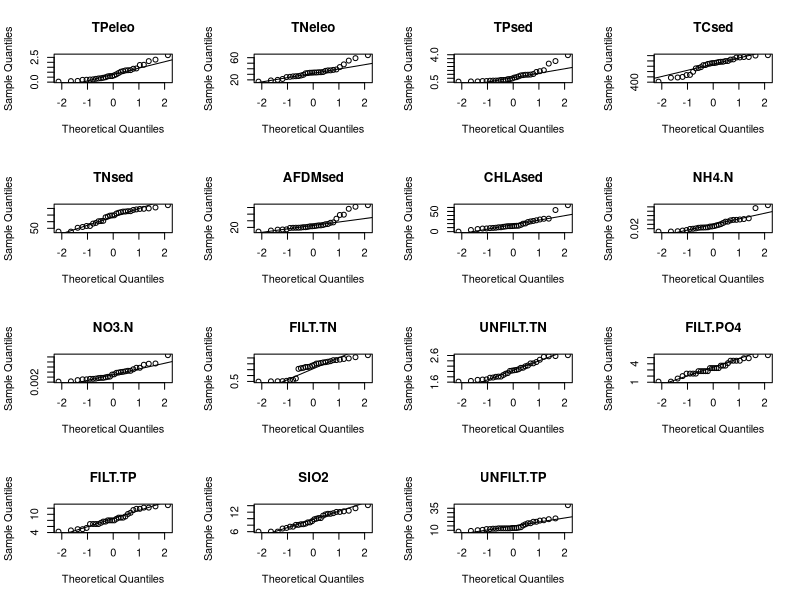
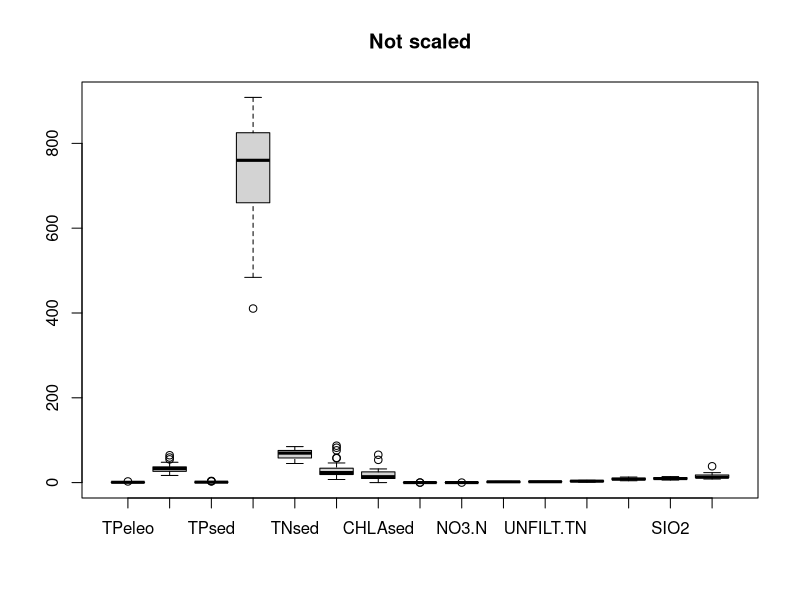
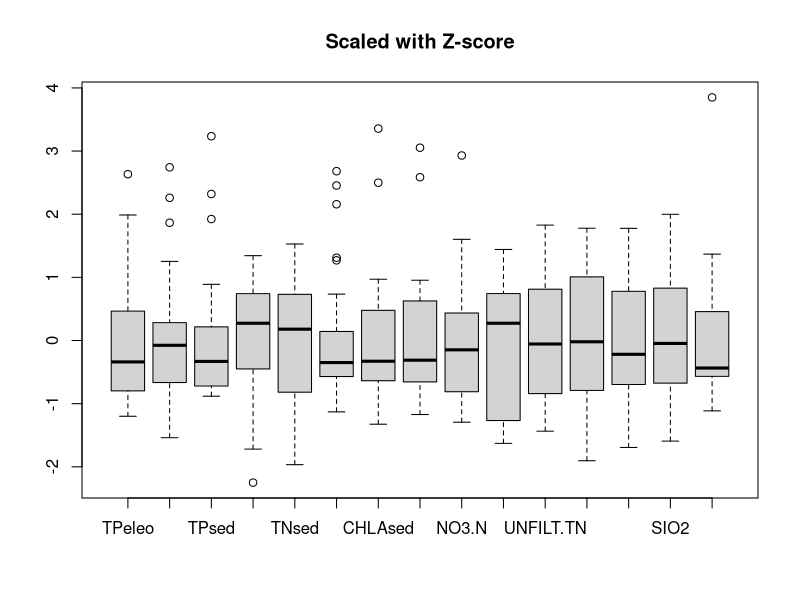
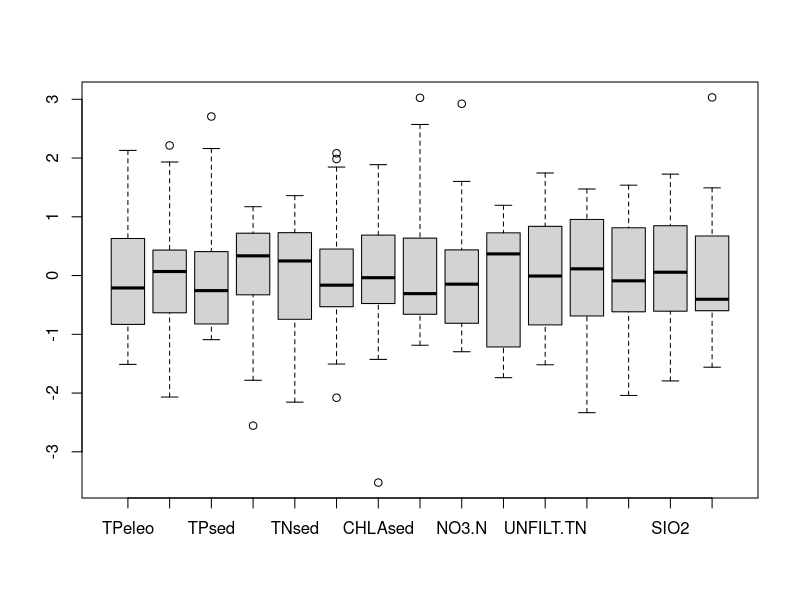

Recreate these plots in R, in order. (Note: this script raises an error after producing the figures.)
#Hw# 2

dta <- read.csv("evenv.csv")
env <- na.omit(dta)
rm(dta)
env <- env[,-1]

norm <- par(mfrow=c(4,4))
qqnorm(env$TPeleo, main="TPeleo")
qqline(env$TPeleo)
qqnorm(env$TNeleo, main="TNeleo")
qqline(env$TNeleo)
qqnorm(env$TPsed, main="TPsed")
qqline(env$TPsed)
qqnorm(env$TCsed, main="TCsed")
qqline(env$TCsed)
qqnorm(env$TNsed, main="TNsed")
qqline(env$TNsed)
qqnorm(env$AFDMsed, main="AFDMsed")
qqline(env$AFDMsed)
qqnorm(env$CHLAsed, main="CHLAsed")
qqline(env$CHLAsed)
qqnorm(env$NH4.N, main="NH4.N")
qqline(env$NH4.N)
qqnorm(env$NO3.N, main="NO3.N")
qqline(env$NO3.N)
qqnorm(env$FILT.TN, main="FILT.TN")
qqline(env$FILT.TN)
qqnorm(env$UNFILT.TN, main="UNFILT.TN")
qqline(env$UNFILT.TN)
qqnorm(env$FILT.PO4, main="FILT.PO4")
qqline(env$FILT.PO4)
qqnorm(env$FILT.TP, main="FILT.TP")
qqline(env$FILT.TP)
qqnorm(env$SIO2, main="SIO2")
qqline(env$SIO2)
qqnorm(env$UNFILT.TP, main="UNFILT.TP")
qqline(env$UNFILT.TP)
par(norm)

boxplot(env, main = "Not scaled")
boxplot(scale(env), main="Scaled with Z-score")
boxplot(scale(log(env+1)))

#source cor.matrix function
var(scale(env)) #calculate correlatin matrix with the standardized data: 
#Z-score from -1 to 1 (PCC)
cor.matrix(scale(env))
cor.matrix(log(env+1))

round(var(env),2) #covariance matrix
diag(round(var(env),2)) #show variance only from covariance/var matrix (along diagonal)

require(MASS) #loads the PCA package
pca <- princomp(scale(env)) #creates a PC matrix using the correlation matrix
pca.l <-princomp(scale(log(env+1)))
biplot(pca, expand = 1.05,main = "Biplot", xlab = "Comp.1 (26.3%)", ylab = "Comp.2 (23.8%)")
#Scale for sites(PC matrix-pca$scores) on top, scale for variables (vectors-loadings) along bottom
biplot(pca.l)
summary(pca) #proportion of variance is eigenvalues for each PC

plot(pca, main="Scree Plot") #Scree plot
broken.stick(15) #After comparing, keep comp 1 & 2

round(loadings(pca),2) #Check eigenvectors: length of vector is relative variance and how much it contributes to the PC
#Principal component loading (pg 50).  The further from zero, the greater the contribution.
round(loadings(pca)[,c(1:2)],2) #Loading for PC1 & 2 only

round((pca$scores),2) #PC matrix showing site scores for all PCs. 
#This is the distribution of PC1 and PC2 site scores (top scale).  Each variable for each component. 
#In this case due to broken stick, PC1 and PC2
